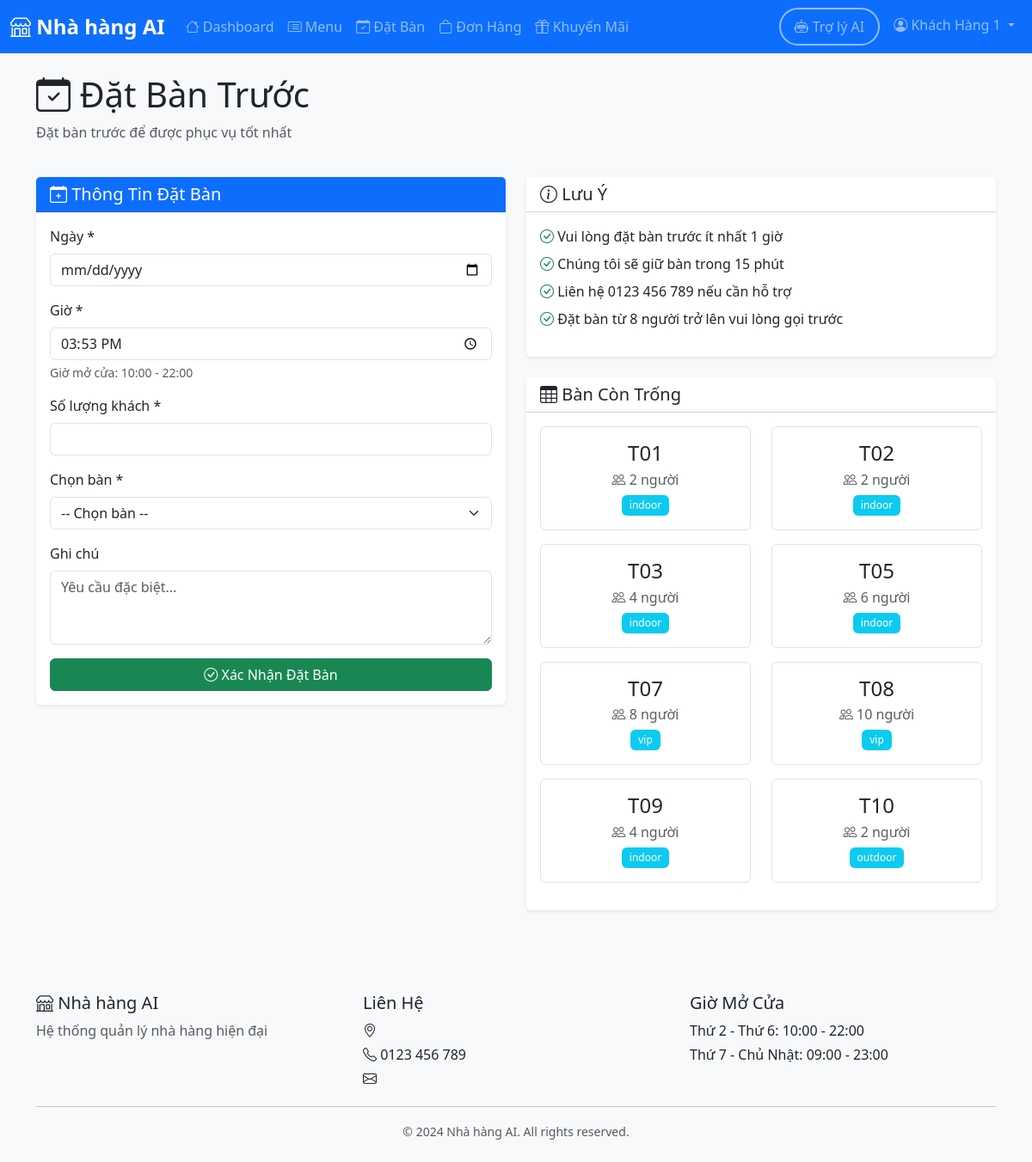
Page /customer/reservation (signed in) on the committed database.
### models.py (models this page shows, shortened)
class User(UserMixin, db.Model):
    __tablename__ = 'users'
    user_id = db.Column(db.Integer, primary_key=True)
    name = db.Column(db.String(100), nullable=False)
    email = db.Column(db.String(120), unique=True, nullable=False)
    password_hash = db.Column(db.String(255), nullable=False)
    phone = db.Column(db.String(20))
    role = db.Column(db.String(20), nullable=False, default='customer')
    employee_type = db.Column(db.String(50))
    created_at = db.Column(db.DateTime, default=datetime.utcnow)
    active = db.Column(db.Boolean, default=True)
    health_check_date = db.Column(db.Date, nullable=True)
    reservations = db.relationship('Reservation', backref='customer', lazy=True)
    orders = db.relationship('Order', foreign_keys='Order.customer_id', backref='customer', lazy=True)
    feedbacks = db.relationship('Feedback', backref='customer', lazy=True)

class Table(db.Model):
    __tablename__ = 'tables'
    table_id = db.Column(db.Integer, primary_key=True)
    table_number = db.Column(db.String(10), unique=True, nullable=False)
    capacity = db.Column(db.Integer, nullable=False)
    status = db.Column(db.String(20), default='available')  # available, occupied, reserved
    location = db.Column(db.String(50))  # indoor, outdoor, vip
    reservations = db.relationship('Reservation', backref='table', lazy=True)
    orders = db.relationship('Order', backref='table', lazy=True)

### routes/customer.py (the view, shortened to what this page needs)
@bp.route('/reservation', methods=['GET', 'POST'])
@login_required
@customer_required
def reservation():
    available_tables = Table.query.filter_by(status='available').all()
    min_date = (datetime.utcnow() + timedelta(hours=1)).strftime('%Y-%m-%d')
    need_deposit = request.args.get('need_deposit') == 'true'
    return render_template(
        'customer/reservation.html',
        available_tables=available_tables,
        min_date=min_date,
        restaurant_name="Nhà hàng AI",
        restaurant_phone="0123 456 789",
        need_deposit=need_deposit,
        deposit_amount=DEPOSIT_AMOUNT,
        prefill_table_id=request.args.get('table_id'),
        prefill_date=request.args.get('reservation_date'),
        prefill_time=request.args.get('reservation_time'),
        prefill_guests=request.args.get('number_of_guests'),
        prefill_notes=request.args.get('notes', '')
    )

### routes/customer.py (called while the page is built)
def customer_required(f):
    from functools import wraps
    @wraps(f)
    def decorated_function(*args, **kwargs):
        if not current_user.is_authenticated or current_user.role != 'customer':
            flash('Bạn không có quyền truy cập trang này.', 'danger')
            return redirect(url_for('auth.login'))
        return f(*args, **kwargs)
    return decorated_function

### templates/customer/reservation.html (shortened to what this page needs)
{% extends "base.html" %}
{% block content %}
<div class="container">
    <div class="row mb-4">
        <div class="col-12">
            <h1><i class="bi bi-calendar-check"></i> Đặt Bàn Trước</h1>
            <p class="text-muted">Đặt bàn trước để được phục vụ tốt nhất</p>
        </div>
    </div>
    <div class="row">
        <div class="col-md-6">
            <div class="card">
                <div class="card-header bg-primary text-white">
                    <h5 class="mb-0"><i class="bi bi-calendar-plus"></i> Thông Tin Đặt Bàn</h5>
                </div>
                <div class="card-body">
                    <form method="POST" action="{{ url_for('customer.reservation') }}" id="reservationForm">
                        <div class="mb-3">
                            <label for="reservation_date" class="form-label">Ngày *</label>
                            <input type="date" class="form-control" id="reservation_date" name="reservation_date"
                                min="{{ min_date }}" value="{{ prefill_date or '' }}" required>
                        </div>
                        <div class="mb-3">
                            <label for="reservation_time" class="form-label">Giờ *</label>
                            <input type="time" class="form-control" id="reservation_time" name="reservation_time"
                                min="10:00" max="22:00" value="{{ prefill_time or '' }}" required>
                            <div class="form-text">Giờ mở cửa: 10:00 - 22:00</div>
                        </div>
                        <div class="mb-3">
                            <label for="number_of_guests" class="form-label">Số lượng khách *</label>
                            <input type="number" class="form-control" id="number_of_guests" name="number_of_guests"
                                min="1" max="20" value="{{ prefill_guests or '' }}" required>
                        </div>
                        <div class="mb-3">
                            <label for="table_id" class="form-label">Chọn bàn *</label>
                            <select class="form-select" id="table_id" name="table_id" required>
                                <option value="">-- Chọn bàn --</option>
                            </select>
                        </div>
                        <div class="mb-3">
                            <label for="notes" class="form-label">Ghi chú</label>
                            <textarea class="form-control" id="notes" name="notes" rows="3"
                                placeholder="Yêu cầu đặc biệt...">{{ prefill_notes or '' }}</textarea>
                        </div>
                        <button type="submit" class="btn btn-success w-100">
                            <i class="bi bi-check-circle"></i>
                            {% if need_deposit %}Xác Nhận Đặt Bàn (có cọc){% else %}Xác Nhận Đặt Bàn{% endif %}
                        </button>
                    </form>
                </div>
            </div>
        </div>
        <div class="col-md-6">
            <div class="card mb-4">
                <div class="card-header bg-white">
                    <h5 class="mb-0"><i class="bi bi-info-circle"></i> Lưu Ý</h5>
                </div>
                <div class="card-body">
                    <ul class="list-unstyled">
                        <li class="mb-2">
                            <i class="bi bi-check-circle text-success"></i>
                            Vui lòng đặt bàn trước ít nhất 1 giờ
                        </li>
                        <li class="mb-2">
                            <i class="bi bi-check-circle text-success"></i>
                            Chúng tôi sẽ giữ bàn trong 15 phút
                        </li>
                        <li class="mb-2">
                            <i class="bi bi-check-circle text-success"></i>
                            Liên hệ {{ restaurant_phone }} nếu cần hỗ trợ
                        </li>
                        <li class="mb-2">
                            <i class="bi bi-check-circle text-success"></i>
                            Đặt bàn từ 8 người trở lên vui lòng gọi trước
                        </li>
                    </ul>
                </div>
            </div>
            <div class="card">
                <div class="card-header bg-white">
                    <h5 class="mb-0"><i class="bi bi-table"></i> Bàn Còn Trống</h5>
                </div>
                <div class="card-body">
                    {% if available_tables %}
                    <div class="row">
                        {% for table in available_tables %}
                        <div class="col-6 mb-3">
                            <div class="border rounded p-3 text-center">
                                <h4 class="mb-1">{{ table.table_number }}</h4>
                                <p class="mb-1 text-muted">
                                    <i class="bi bi-people"></i> {{ table.capacity }} người
                                </p>
                                <span class="badge bg-info">{{ table.location }}</span>
                            </div>
                        </div>
                        {% endfor %}
                    </div>
                    {% else %}
                    <p class="text-muted text-center">Hiện không có bàn trống</p>
                    {% endif %}
                </div>
            </div>
        </div>
    </div>
</div>
{% endblock %}

### templates/base.html (shortened to what this page needs)
<!DOCTYPE html>
<html lang="vi">
<head>
    <link href="https://cdn.jsdelivr.net/npm/bootstrap@5.3.2/dist/css/bootstrap.min.css" rel="stylesheet">
    <link rel="stylesheet" href="https://cdn.jsdelivr.net/npm/bootstrap-icons@1.11.1/font/bootstrap-icons.css">
    <link rel="stylesheet" href="{{ url_for('static', filename='css/style.css') }}">
</head>
<body>
    {% if current_user.is_authenticated %}
    <nav class="navbar navbar-expand-lg navbar-dark bg-primary">
        <div class="container-fluid">
            <a class="navbar-brand" href="{{ url_for('index') }}">
                <i class="bi bi-shop"></i> {{ restaurant_name }}
            </a>
            <div class="collapse navbar-collapse" id="navbarNav">
                <ul class="navbar-nav me-auto">
                    {% if current_user.role == 'customer' %}
                        <li class="nav-item">
                            <a class="nav-link" href="{{ url_for('customer.dashboard') }}">
                                <i class="bi bi-house"></i> Dashboard
                            </a>
                        </li>
                        <li class="nav-item">
                            <a class="nav-link" href="{{ url_for('customer.menu') }}">
                                <i class="bi bi-card-list"></i> Menu
                            </a>
                        </li>
                        <li class="nav-item">
                            <a class="nav-link" href="{{ url_for('customer.reservation') }}">
                                <i class="bi bi-calendar-check"></i> Đặt Bàn
                            </a>
                        </li>
                        <li class="nav-item">
                            <a class="nav-link" href="{{ url_for('customer.my_orders') }}">
                                <i class="bi bi-bag"></i> Đơn Hàng
                            </a>
                        </li>
                        <li class="nav-item">
                            <a class="nav-link" href="{{ url_for('customer.promotions') }}">
                                <i class="bi bi-gift"></i> Khuyến Mãi
                            </a>
                        </li>
                    {% endif %}
                </ul>
                <ul class="navbar-nav">
                    <li class="nav-item">
                        <a class="nav-link btn btn-outline-primary rounded-pill px-3 me-2"
                           href="{{ url_for('chatbot.index') }}"
                           style="border: 2px solid; display: flex; align-items: center; gap: 5px;">
                            <i class="bi bi-robot"></i>
                            <span class="d-none d-lg-inline">Trợ lý AI</span>
                        </a>
                    </li>
                    <li class="nav-item dropdown">
                        <a class="nav-link dropdown-toggle" href="#" id="navbarDropdown" role="button" data-bs-toggle="dropdown">
                            <i class="bi bi-person-circle"></i> {{ current_user.name }}
                        </a>
                    </li>
                </ul>
            </div>
        </div>
    </nav>
    {% endif %}
    <main class="{% if current_user.is_authenticated %}py-4{% endif %}">
        {% block content %}{% endblock %}
    </main>
    {% if current_user.is_authenticated %}
    <footer class="bg-light mt-5 py-4">
        <div class="container">
            <div class="row">
                <div class="col-md-4">
                    <h5><i class="bi bi-shop"></i> {{ restaurant_name }}</h5>
                    <p class="text-muted">Hệ thống quản lý nhà hàng hiện đại</p>
                </div>
                <div class="col-md-4">
                    <h5>Liên Hệ</h5>
                    <p class="mb-1"><i class="bi bi-geo-alt"></i> {{ restaurant_address }}</p>
                    <p class="mb-1"><i class="bi bi-telephone"></i> {{ restaurant_phone }}</p>
                    <p class="mb-1"><i class="bi bi-envelope"></i> {{ restaurant_email }}</p>
                </div>
                <div class="col-md-4">
                    <h5>Giờ Mở Cửa</h5>
                    <p class="mb-1">Thứ 2 - Thứ 6: 10:00 - 22:00</p>
                    <p class="mb-1">Thứ 7 - Chủ Nhật: 09:00 - 23:00</p>
                </div>
            </div>
            <hr>
            <div class="text-center text-muted">
                <small>&copy; 2024 {{ restaurant_name }}. All rights reserved.</small>
            </div>
        </div>
    </footer>
    {% endif %}
</body>
</html>

### static/css/style.css (style rules this page uses)
:root { --primary-color: #0d6efd; --success-color: #198754; --warning-color: #ffc107; --danger-color: #dc3545; --info-color: #0dcaf0; }
body { font-family: 'Segoe UI', Tahoma, Geneva, Verdana, sans-serif; background-color: #f8f9fa; }
.navbar-brand { font-weight: 600; font-size: 1.5rem; }
.card { transition: all 0.3s ease; border: none; box-shadow: 0 0.125rem 0.25rem rgba(0, 0, 0, 0.075); }
.btn { transition: all 0.3s ease; }
.badge { font-weight: 500; padding: 0.5em 0.75em; }
footer { margin-top: auto; }

### rows in the picture
User: name "Khách Hàng 1"
Table: table_number "T01", capacity "2", location "indoor"
Table: table_number "T02", capacity "2", location "indoor"
Table: table_number "T03", capacity "4", location "indoor"
Table: table_number "T05", capacity "6", location "indoor"
Table: table_number "T07", capacity "8", location "vip"
Table: table_number "T08", capacity "10", location "vip"
Table: table_number "T09", capacity "4", location "indoor"
Table: table_number "T10", capacity "2", location "outdoor"

### other values in the picture
{{ restaurant_name }} "Nhà hàng AI"
{{ restaurant_phone }} "0123 456 789"
